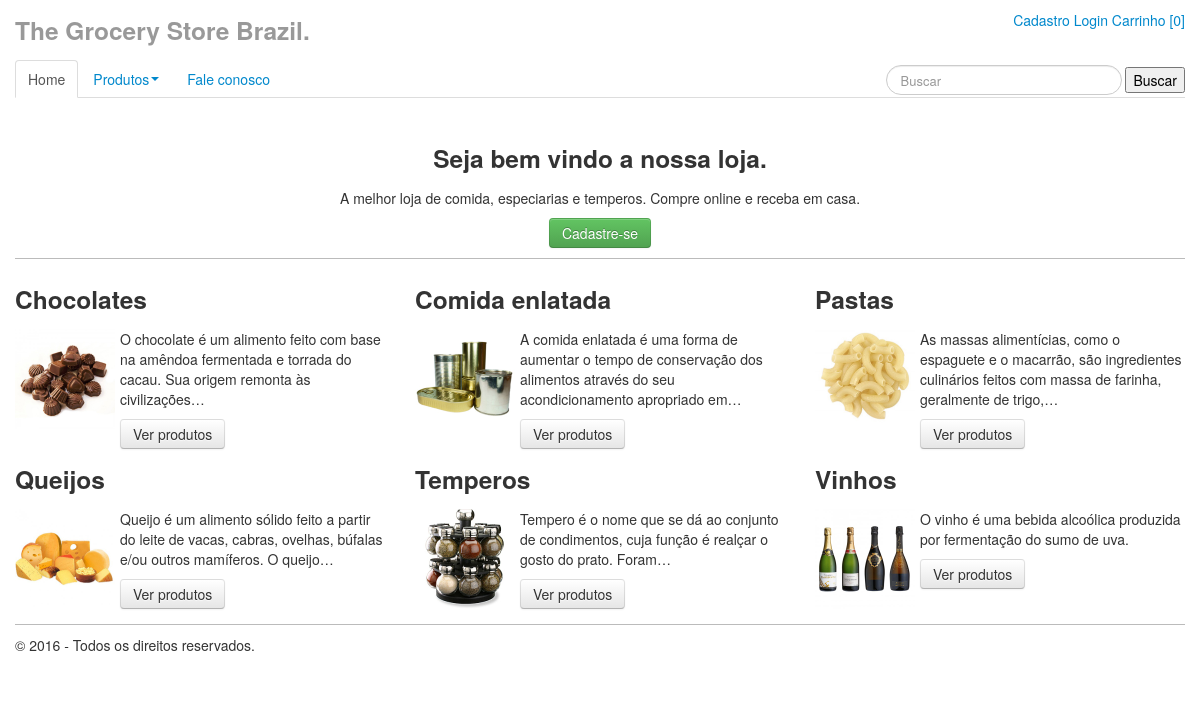
The page /index.php/categorias on the database its author committed.
### tables this page shows
CREATE TABLE `categorias` (
  `id` int(10) unsigned NOT NULL AUTO_INCREMENT,
  `titulo` varchar(255) NOT NULL,
  `descricao` text NOT NULL,
  PRIMARY KEY (`id`)
);

### application/controllers/Categorias.php (called while the page is built, shortened)
<?php
class Categorias extends CI_Controller {
	private $categorias;
	public function __construct(){
        $this->load->model('categorias_model', 'modelcategorias');
        $this->categorias = $this->modelcategorias->listar_categorias();
    }
    public function index(){
        $this->load->helper('text');
        $data_header['categorias'] = $this->categorias;
        $data_pagina['categorias'] = $this->categorias;
    	$this->load->view('html-header');
        $this->load->view('header',$data_header);
    	$this->load->view('categorias',$data_pagina);
        $this->load->view('footer');
        $this->load->view('html-footer');
    }
}

### index.php (called while the page is built, shortened)
<?php
require_once BASEPATH.'core/CodeIgniter.php';

### application/models/Categorias_model.php (called while the page is built, shortened)
<?php defined('BASEPATH') OR exit('No direct script access allowed');
class Categorias_model extends CI_Model {
    public function listar_categorias(){
        $this->db->order_by('titulo','ASC');
        return $this->db->get('categorias')->result();
    }
}

### application/helpers/funcoes_helper.php (called while the page is built, shortened)
<?php if ( ! defined('BASEPATH')) exit('No direct script access allowed');
function limpar($string){
    $string = preg_replace('/[`^~\'"]/', null, iconv('UTF-8', 'ASCII//TRANSLIT', $string));
    $string = strtolower($string);
    $string = str_replace(" ", "-", $string);
    $string = str_replace("---", "-", $string);
    return $string;
}

### application/views/categorias.php (the view)
<div id="homebody">
    <div class="alinhado-centro borda-base espaco-vertical">
        <h3>Seja bem vindo a nossa loja.</h3>
        <p>A melhor loja de comida, especiarias e temperos. Compre online e receba em casa.</p>
        <a class="btn btn-medium btn-success" href="<?php echo base_url("cadastro") ?>">Cadastre-se</a>
    </div>
    <div class="row-fluid">
      <?php
      $contador = 0;
      foreach($categorias as $categoria){
          $contador++;
          echo "<div class='span4 caixacategoria'>" .
          heading($categoria->titulo,3);
		  if(is_file("assets/img/categorias/".md5($categoria->id).".jpg")){
			echo img("assets/img/categorias/".md5($categoria->id).".jpg");
		  }
          echo "<p>". word_limiter($categoria->descricao,20) ."</p>" .
            anchor(base_url("categoria/".$categoria->id ."/". limpar($categoria->titulo)),"Ver produtos", array('class'=>'btn')) .
          "</div>";
          if($contador%3 == 0){
              echo "</div><div class='row-fluid'>";
          }
      }
      ?>
    </div>
</div>

### assets/css/estilos.css (style rules this page uses)
.alinhado-centro { text-align: center; }
.borda-base { border-bottom: solid 1px #BBB; }
.espaco-vertical { padding-bottom: 10px; margin-bottom: 10px; padding-top: 10px; margin-top: 10px; }
.caixacategoria img { float:left; width: 100px; margin-right:5px; margin-bottom:5px; }

### rows shown on the page
categorias: titulo "Chocolates", descricao "O chocolate é um alimento feito com base na amêndoa fermentada e torrada do cacau. Sua origem remonta às civilizações…", id+titulo "Ver produtos"
categorias: titulo "Comida enlatada", descricao "A comida enlatada é uma forma de aumentar o tempo de conservação dos alimentos através do seu acondicionamento apropriado em…", id+titulo "Ver produtos"
categorias: titulo "Pastas", descricao "As massas alimentícias, como o espaguete e o macarrão, são ingredientes culinários feitos com massa de farinha, geralmente de trigo,…", id+titulo "Ver produtos"
categorias: titulo "Queijos", descricao "Queijo é um alimento sólido feito a partir do leite de vacas, cabras, ovelhas, búfalas e/ou outros mamíferos. O queijo…", id+titulo "Ver produtos"
categorias: titulo "Temperos", descricao "Tempero é o nome que se dá ao conjunto de condimentos, cuja função é realçar o gosto do prato. Foram…", id+titulo "Ver produtos"
categorias: titulo "Vinhos", descricao "O vinho é uma bebida alcoólica produzida por fermentação do sumo de uva.", id+titulo "Ver produtos"

### other values the page prints
anchor(base_url("cadastro"),"Cadastro ") "Cadastro"
anchor(base_url("login")," Login") "Login"
heading('The Grocery Store Brazil.', 3, 'class="muted"') "The Grocery Store Brazil."
anchor(base_url(),"Home") "Home"
anchor(base_url('fale-conosco'),"Fale conosco") "Fale conosco"
